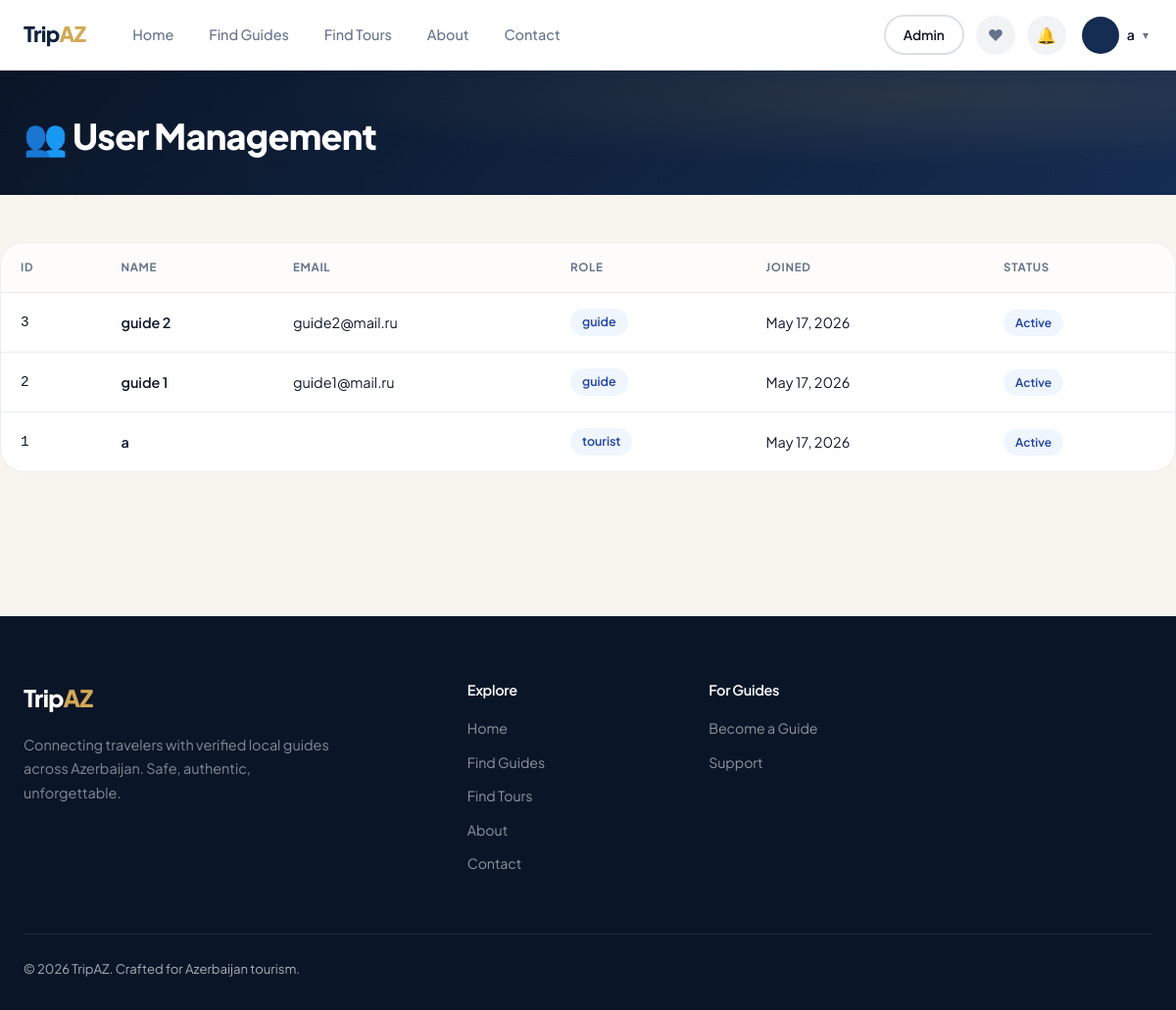
/admin-panel/users/ (signed in), run on an earlier commit of the app's database.
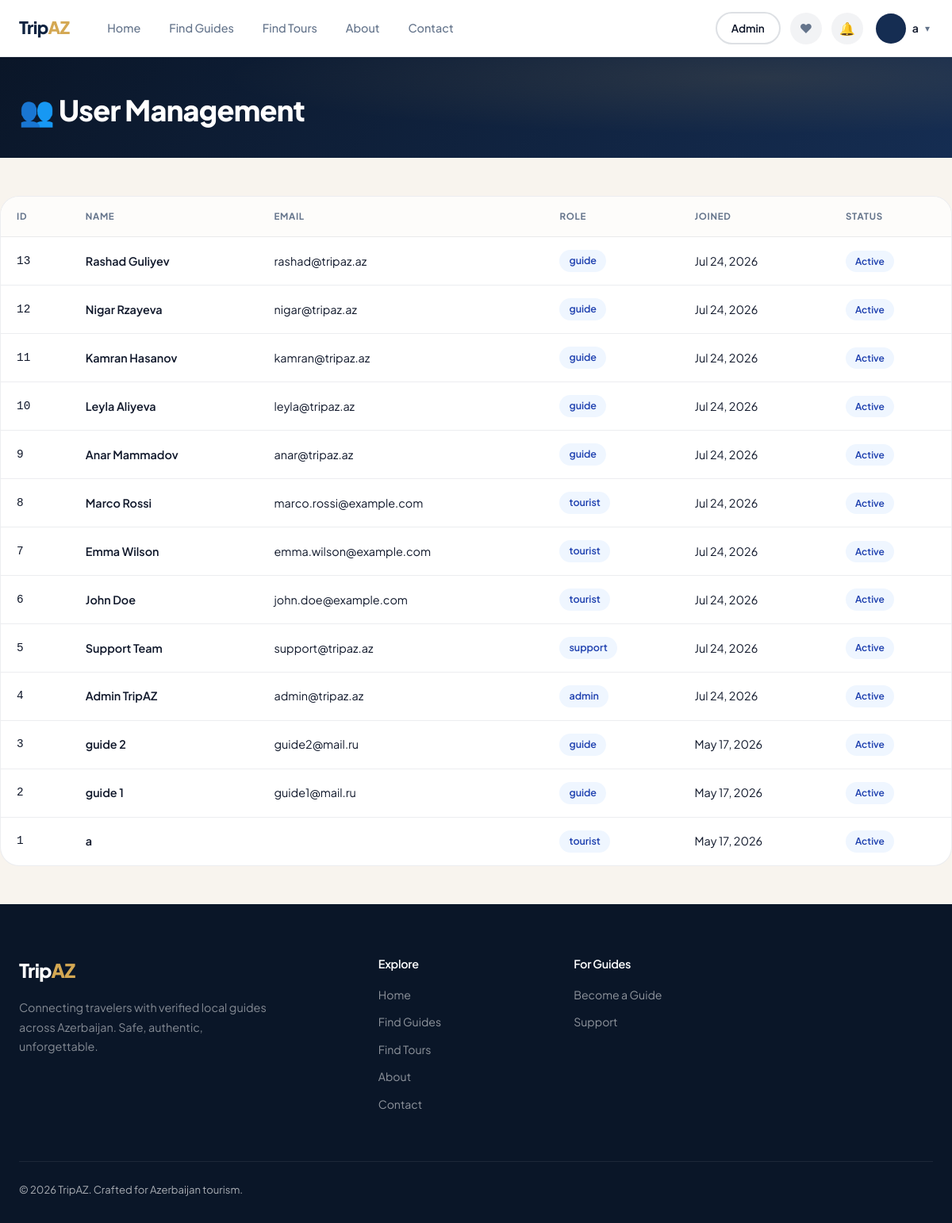
And on a later commit of the database.
### apps/accounts/models.py (models this page shows, shortened)
class User(AbstractUser):
    ROLE_TOURIST = 'tourist'
    ROLE_GUIDE = 'guide'
    ROLE_ADMIN = 'admin'
    ROLE_SUPPORT = 'support'
    ROLE_CHOICES = [
        (ROLE_TOURIST, 'Tourist'),
        (ROLE_GUIDE, 'Guide'),
        (ROLE_ADMIN, 'Admin'),
        (ROLE_SUPPORT, 'Support'),
    ]
    role = models.CharField(max_length=20, choices=ROLE_CHOICES, default=ROLE_TOURIST)
    phone = models.CharField(max_length=20, blank=True)
    avatar = models.ImageField(upload_to='avatars/', blank=True, null=True)
    is_banned = models.BooleanField(default=False)
    created_at = models.DateTimeField(auto_now_add=True)

### apps/core/views.py (the view)
# urls.py: path('admin-panel/users/', views.admin_users, name='admin_users'),
@login_required
def admin_users(request):
    if not request.user.is_staff:
        return redirect('core:home')
    users = User.objects.all().order_by('-date_joined')
    return render(request, 'admin_panel/users.html', {'users': users})

### apps/core/context_processors.py (called while the page is built)
def notifications_processor(request):
    if request.user.is_authenticated:
        unread_count = Notification.objects.filter(user=request.user, is_read=False).count()
        notifications = Notification.objects.filter(user=request.user).order_by('-created_at')[:5]
        unread_messages = ChatMessage.objects.filter(receiver=request.user, is_read=False).count()
        return {
            'unread_notifications': unread_count,
            'recent_notifications': notifications,
            'unread_messages': unread_messages,
        }
    return {'unread_notifications': 0, 'recent_notifications': [], 'unread_messages': 0}

### templates/admin_panel/users.html (shortened to what this page needs)
{% extends 'base.html' %}
{% block content %}
<div class="page-header">
  <div class="container"><h1>👥 User Management</h1></div>
</div>
<div class="container section-sm">
  <div class="table-wrap">
    <table>
      <thead>
        <tr><th>ID</th><th>Name</th><th>Email</th><th>Role</th><th>Joined</th><th>Status</th></tr>
      </thead>
      <tbody>
        {% for u in users %}
        <tr>
          <td style="font-family:monospace;">{{ u.pk }}</td>
          <td style="font-weight:600;">{{ u.get_full_name|default:u.username }}</td>
          <td>{{ u.email }}</td>
          <td><span class="tag tag-blue">{{ u.role }}</span></td>
          <td>{{ u.date_joined|date:"M d, Y" }}</td>
          <td>
            {% if u.is_banned %}
              <span class="status status-cancelled">Banned</span>
            {% elif u.is_active %}
              <span class="status status-confirmed">Active</span>
            {% else %}
              <span class="status status-pending">Inactive</span>
            {% endif %}
          </td>
        </tr>
        {% endfor %}
      </tbody>
    </table>
  </div>
</div>
{% endblock %}

### templates/partials/navbar.html (shortened to what this page needs)
{% load static %}
<nav class="navbar {% block nav_variant %}navbar--solid{% endblock %}" id="site-navbar">
  <div class="container">
    <a href="{% url 'core:home' %}" class="navbar-brand">
      Trip<span>AZ</span>
    </a>
    <div class="navbar-nav">
      <a href="{% url 'core:home' %}" {% if request.resolver_match.url_name == 'home' %}class="active"{% endif %}>Home</a>
      <a href="{% url 'guides:catalog' %}" {% if request.resolver_match.url_name == 'catalog' %}class="active"{% endif %}>Find Guides</a>
      <a href="{% url 'guides:tour_catalog' %}" {% if request.resolver_match.url_name == 'tour_catalog' %}class="active"{% endif %}>Find Tours</a>
      <a href="{% url 'core:about' %}" {% if request.resolver_match.url_name == 'about' %}class="active"{% endif %}>About</a>
      <a href="{% url 'core:contacts' %}" {% if request.resolver_match.url_name == 'contacts' %}class="active"{% endif %}>Contact</a>
    </div>
    <div class="navbar-actions">
      {% if user.is_authenticated %}
        {% if user.is_staff or user.role == 'admin' or user.role == 'support' %}
          <a href="{% url 'core:admin_dashboard' %}" class="btn btn-outline btn-sm">Admin</a>
        {% endif %}
        {% if user.role == 'tourist' or user.role == '' %}
          <a href="{% url 'accounts:favorites' %}" class="nav-notif{% if request.resolver_match.url_name == 'favorites' %} active{% endif %}" title="My Favourites">❤</a>
        {% endif %}
        <a href="{% url 'core:notifications' %}" class="nav-notif" title="Notifications">
          🔔
        </a>
        <div class="nav-dropdown">
          <a href="#" class="nav-dropdown-trigger" onclick="return false;">
            {% if user.avatar %}
              <img src="{{ user.avatar.url }}" alt="" class="nav-avatar">
            {% else %}
              <div class="nav-avatar" style="background:var(--navy-700);display:flex;align-items:center;justify-content:center;color:white;font-size:.8rem;font-weight:700;">
              </div>
            {% endif %}
            <span style="font-weight:600;font-size:.88rem;max-width:90px;overflow:hidden;text-overflow:ellipsis;">{{ user.first_name|default:user.username }}</span>
            <span style="color:var(--text-muted);font-size:.75rem;">▾</span>
          </a>
        </div>
      {% else %}
        <a href="{% url 'guides:register' %}" class="btn btn-outline btn-sm navbar-guide-btn">Become a Guide</a>
        <a href="{% url 'accounts:login' %}" class="btn btn-ghost btn-sm">Log In</a>
        <a href="{% url 'accounts:register' %}" class="btn btn-primary btn-sm">Sign Up</a>
      {% endif %}
    </div>
  </div>
</nav>

What changed in the data, as far as the page shows it:
added User: pk "13", get_full_name "Rashad Guliyev", email "rashad@tripaz.az", role "guide", date_joined "Jul 24, 2026", is_banned "Active"
added User: pk "12", get_full_name "Nigar Rzayeva", email "nigar@tripaz.az", role "guide", date_joined "Jul 24, 2026", is_banned "Active"
added User: pk "11", get_full_name "Kamran Hasanov", email "kamran@tripaz.az", role "guide", date_joined "Jul 24, 2026", is_banned "Active"
added User: pk "10", get_full_name "Leyla Aliyeva", email "leyla@tripaz.az", role "guide", date_joined "Jul 24, 2026", is_banned "Active"
added User: pk "9", get_full_name "Anar Mammadov", email "anar@tripaz.az", role "guide", date_joined "Jul 24, 2026", is_banned "Active"
added User: pk "8", get_full_name "Marco Rossi", email "marco.rossi@example.com", role "tourist", date_joined "Jul 24, 2026", is_banned "Active"
added User: pk "7", get_full_name "Emma Wilson", email "emma.wilson@example.com", role "tourist", date_joined "Jul 24, 2026", is_banned "Active"
added User: pk "6", get_full_name "John Doe", email "john.doe@example.com", role "tourist", date_joined "Jul 24, 2026", is_banned "Active"
added User: pk "5", get_full_name "Support Team", email "support@tripaz.az", role "support", date_joined "Jul 24, 2026", is_banned "Active"
added User: pk "4", get_full_name "Admin TripAZ", email "admin@tripaz.az", role "admin", date_joined "Jul 24, 2026", is_banned "Active"
